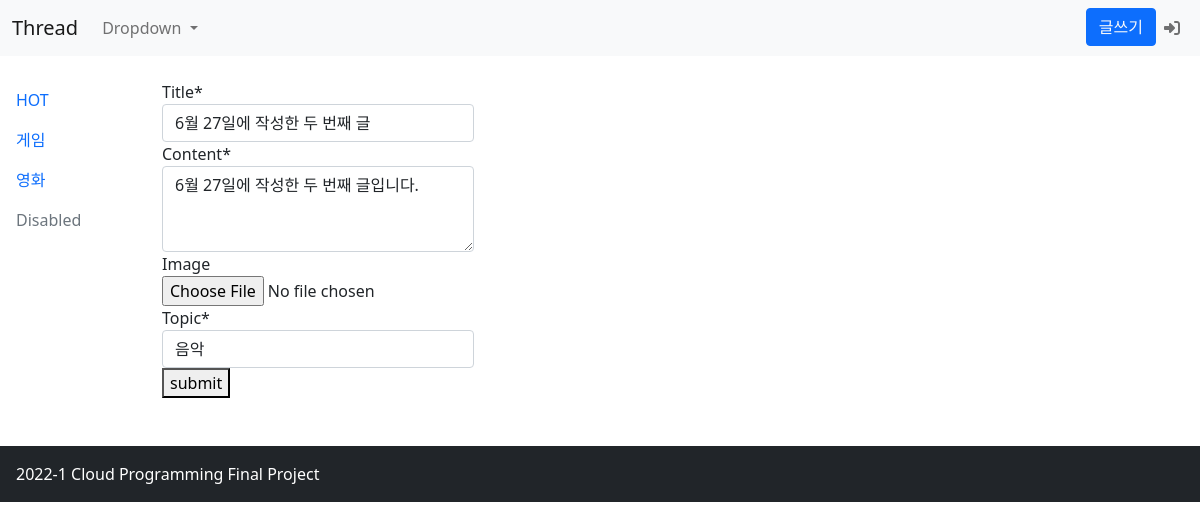
Screenshot of /14/update (signed in) with the database file from the repository.
### main/models.py (models this page shows, shortened)
class Thread(models.Model):
    topic = models.ForeignKey(Topic, null=True, on_delete=models.SET_NULL)
    title = models.CharField(max_length=100)
    content = MarkdownxField(max_length=5000)
    image = models.ImageField(upload_to='main/images/%Y/%m/%d/', blank=True)
    author = models.ForeignKey(User, null=True, on_delete=models.SET_NULL)
    upvotes = models.FloatField(default=0, editable=False)
    created_at = models.DateTimeField(auto_now_add=True)
    updated_at = models.DateTimeField(auto_now=True)

class Topic(models.Model):
    topic = models.CharField(max_length=10, unique=True)
    slug = models.SlugField(max_length=10, unique=True, allow_unicode=True)
    def __str__(self):
        return self.topic

### main/views.py (the view)
# urls.py: path('<int:pk>/update', views.ThreadUpdate.as_view(), name='thread-update'),
class ThreadUpdate(LoginRequiredMixin, UpdateView):
    model = Thread
    form_class = ThreadForm
    template_name = 'main/thread_update.html'
    def dispatch(self, request, *args, **kwargs):
        if request.user.is_authenticated and request.user == self.get_object().author:
            return super(ThreadUpdate, self).dispatch(request, *args, **kwargs)
        else:
            raise PermissionDenied

### main/forms.py
class ThreadForm(ModelForm):
    class Meta:
        model = Thread
        fields = ['title', 'content', 'image', 'topic']
        widgets = {
            'content': forms.Textarea(attrs={'cols': 12, 'rows': 3}),
        }

### templates/main/thread_update.html (shortened to what this page needs)
{% extends 'main/base.html' %}
{% load crispy_forms_tags %}
{% block main-area %}
<div class="container">
    <form method='POST' enctype="multipart/form-data"> {% csrf_token %}
        <table>
            {{ form | crispy }}
        </table>
        <button action="submit">submit</button>
    </form>
</div>
{% endblock %}

### rows the page displays
Thread: title "6월 27일에 작성한 두 번째 글", content "6월 27일에 작성한 두 번째 글입니다."
Topic: topic "음악"
